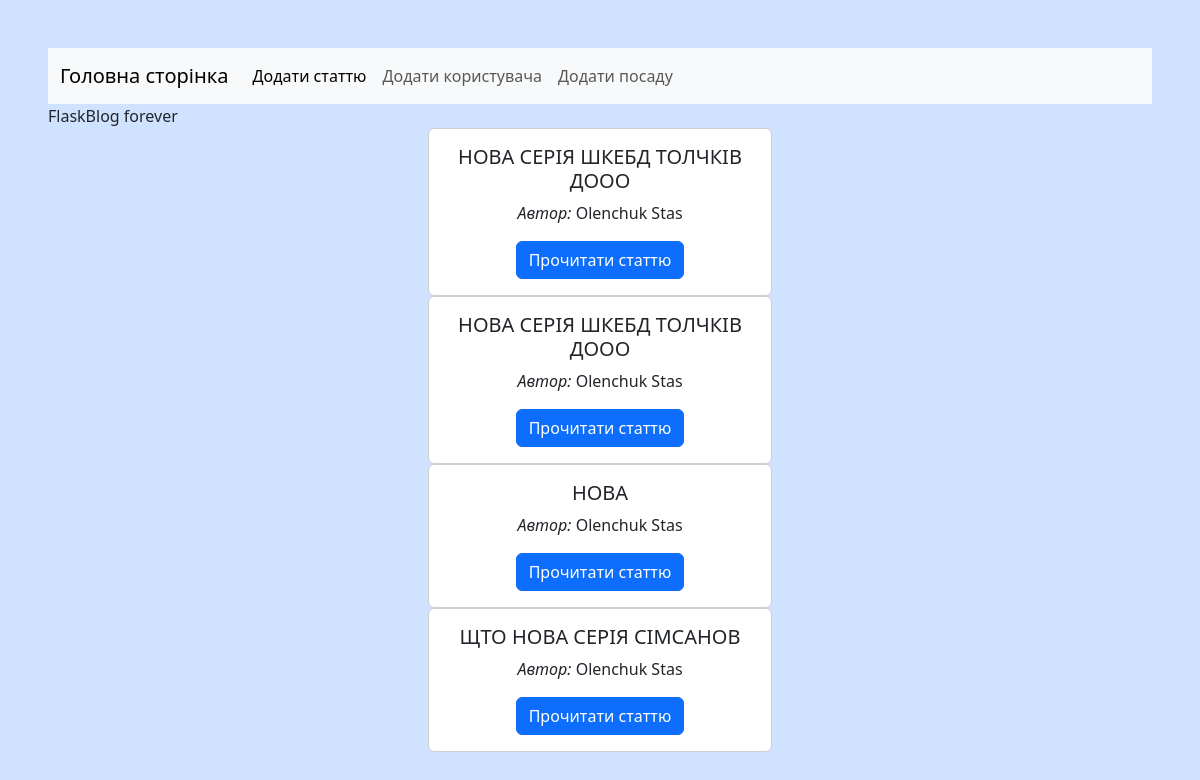
The page / on the database its author committed.
### app/db/models/post.py (models this page shows)
class Post(Base):
    __tablename__ = "posts"
    id: Mapped[int] = mapped_column(primary_key=True)
    title: Mapped[str] = mapped_column(String(200))
    text: Mapped[str] = mapped_column(TEXT())
    public_date: Mapped[datetime] = mapped_column(TIMESTAMP(), server_default=func.now())
    user_id: Mapped[int] = mapped_column(ForeignKey(User.id))
    user: Mapped[User] = relationship()

### app/db/models/user.py (models this page shows)
class User(Base):
    __tablename__ = "users"
    id: Mapped[int] = mapped_column(primary_key=True)
    first_name: Mapped[str] = mapped_column(String(50))
    last_name: Mapped[str] = mapped_column(String(50))
    position_id: Mapped[int] = mapped_column(ForeignKey(Position.id))
    position: Mapped[Position] = relationship()

### app/routes/post.py (the view)
@post_route.get("/")
def index():
    with Session() as session:
        posts = session.query(Post).all()
        return render_template("index.html", posts=posts)

### app/templates/index.html
{% extends "_base.html" %}
{% block content %}
{% block title %}
    FlaskBlog forever
{% endblock title %}
{% endblock content %}
{% block center_content %}
    {% for post in posts %}
        <div class="card">
        <div class="card-body">
            <h5 class="card-title">{{ post.title }}</h5>
            <p class="card-text"><em>Автор: </em>{{ post.user.last_name }} {{ post.user.first_name }}</p>
            <a href="{{ url_for('posts.get_post', id=post.id) }}" class="btn btn-primary">Прочитати статтю</a>
        </div>
        </div>
    {% endfor %}
{% endblock center_content %}

### app/templates/_base.html (shortened to what this page needs)
<!DOCTYPE html>
<html lang="en">
<head>
    <link href="https://cdn.jsdelivr.net/npm/bootstrap@5.3.3/dist/css/bootstrap.min.css" rel="stylesheet">
</head>
<body class="p-5 bg-primary-subtle">
    {% include "_navigation.html" %}
    {% block content %}
    {% endblock content %}
    <div class="container text-center">
        <div class="row">
            <div class="col">
            </div>
            <div class="col">
                {% block center_content %}
                {% endblock center_content %}
            </div>
            <div class="col">
            </div>
        </div>
    </div>
</body>
</html>

### app/templates/_navigation.html (shortened to what this page needs)
<nav class="navbar navbar-expand-lg bg-body-tertiary">
  <div class="container-fluid">
    <a class="navbar-brand" href="{{ url_for('posts.index') }}">Головна сторінка</a>
    <div class="collapse navbar-collapse" id="navbarNav">
      <ul class="navbar-nav">
        <li class="nav-item">
          <a class="nav-link active" aria-current="page" href="{{ url_for('posts.add_post') }}">Додати статтю</a>
        </li>
        <li class="nav-item">
          <a class="nav-link" href="{{ url_for('users.add_user') }}">Додати користувача</a>
        </li>
        <li class="nav-item">
          <a class="nav-link" href="{{ url_for('positions.add_position') }}">Додати посаду</a>
        </li>
      </ul>
    </div>
  </div>
</nav>

### rows shown on the page
Post: title "НОВА СЕРІЯ ШКЕБД ТОЛЧКІВ ДООО", user.last_name "Olenchuk", user.first_name "Stas"
Post: title "НОВА СЕРІЯ ШКЕБД ТОЛЧКІВ ДООО", user.last_name "Olenchuk", user.first_name "Stas"
Post: title "НОВА", user.last_name "Olenchuk", user.first_name "Stas"
Post: title "ЩТО НОВА СЕРІЯ СІМСАНОВ", user.last_name "Olenchuk", user.first_name "Stas"
